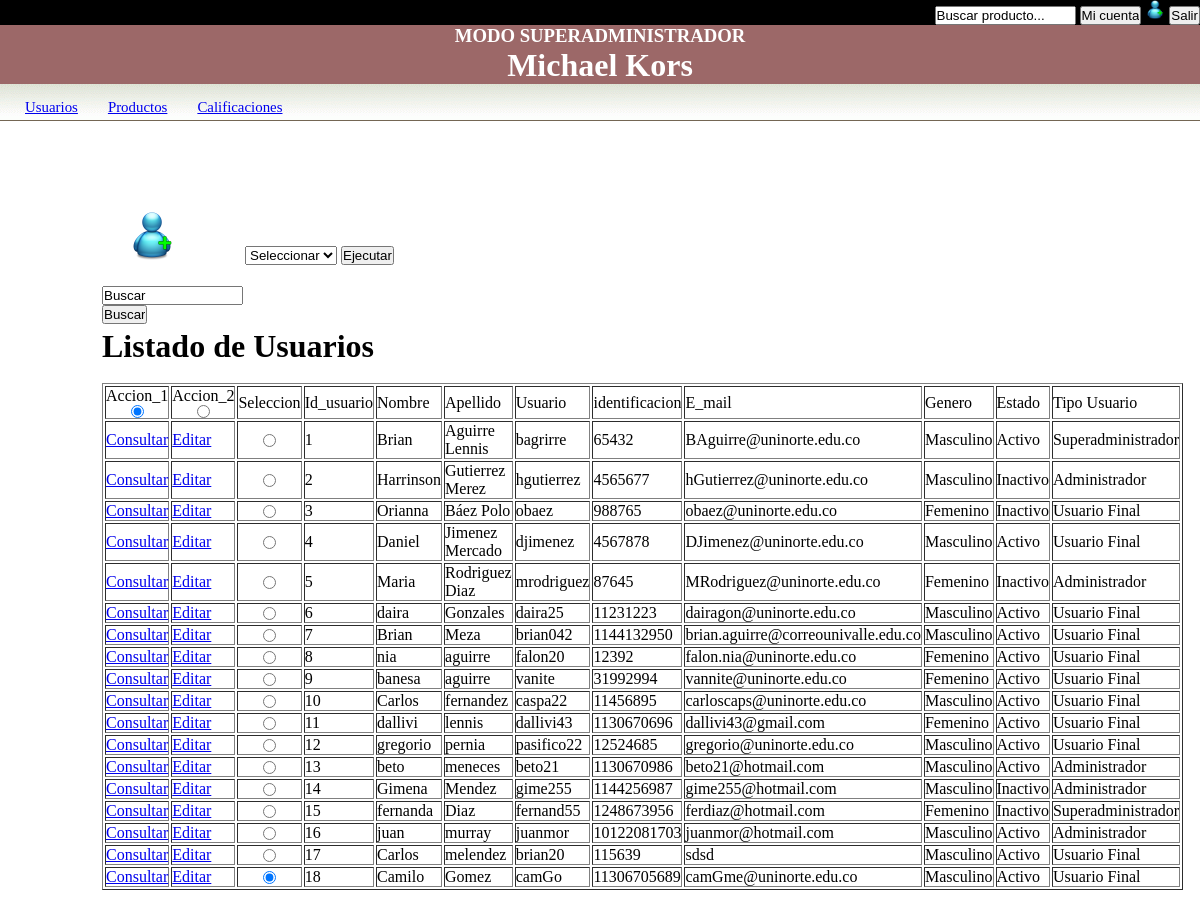
/superUsuarios, run on the app's committed database.
### tables this page shows
CREATE TABLE "usuarios" (
	"id_usuario"	INTEGER NOT NULL UNIQUE,
	"username"	nvarchar(25) NOT NULL UNIQUE,
	"nombre"	nvarchar(25) NOT NULL,
	"apellido"	nvarchar(25),
	"cedula"	INT NOT NULL UNIQUE,
	"email"	nvarchar(25) NOT NULL UNIQUE,
	"direccion"	nvarchar(50) NOT NULL,
	"contrasena"	nvarchar(15) NOT NULL,
	"id_rol"	INT NOT NULL,
	"id_genero"	INT NOT NULL,
	"estadoU"	INT NOT NULL,
	"ciudadU"	INT NOT NULL,
	FOREIGN KEY("estadoU") REFERENCES "estado"("id"),
	FOREIGN KEY("id_genero") REFERENCES "genero"("id"),
	FOREIGN KEY("id_rol") REFERENCES "roles"("idRol"),
	PRIMARY KEY("id_usuario" AUTOINCREMENT)
);

CREATE TABLE "genero" (
	"id"	INTEGER NOT NULL UNIQUE,
	"nombre"	TEXT NOT NULL,
	PRIMARY KEY("id" AUTOINCREMENT)
);

CREATE TABLE "estado" (
	"id"	INTEGER NOT NULL UNIQUE,
	"nombre"	TEXT NOT NULL,
	PRIMARY KEY("id" AUTOINCREMENT)
);

CREATE TABLE "roles" (
	"idRol"	INTEGER NOT NULL UNIQUE,
	"nombre"  nvarchar(15)	,
	PRIMARY KEY("idRol" AUTOINCREMENT)
);

### app.py (the view)
@app.route("/superUsuarios")
def superUsuarios():
    db=get_db()
    usuarios = db.execute('SELECT id_usuario, nombre, username,cedula,email,id_genero,estadoU,id_rol,apellido FROM usuarios ').fetchall()
    id=[row[0]for row in usuarios]
    nombre=[row[1]for row in usuarios]
    username=[row[2]for row in usuarios]
    cedula=[row[3]for row in usuarios]
    email=[row[4]for row in usuarios]
    genero=[row[5]for row in usuarios]
    estado=[row[6]for row in usuarios]
    rol=[row[7]for row in usuarios]
    apellido=[row[8]for row in usuarios]
    num=len(id)
    print(num)
    valorLista=[]
    valorLista2=[]
    valorLista3=[]
    valorLista11=list()
    for i in range(num):
        nombregenero= db.execute( 'SELECT nombre FROM genero WHERE id = ?', (genero[i],) ).fetchall()
        lista=[row[0]for row in nombregenero]
        valorLista.append(','.join(lista))
    for i in range(num):
        nombrerol= db.execute( 'SELECT nombre FROM roles WHERE idRol = ?', (rol[i],) ).fetchall()
        lista2=[row[0]for row in nombrerol]
        valorLista2.append(','.join(lista2))
    for i in range(num):
        nombreestado= db.execute( 'SELECT nombre FROM estado WHERE id = ?', (estado[i],) ).fetchall()
        lista3=[row[0]for row in nombreestado]
        valorLista3.append(','.join(lista3))
    print(valorLista[5])
    print(str(valorLista[7]))
    print(valorLista2[7])
    print(valorLista3[7])
    imprimir=','.join(valorLista[7])
    lista=[row[0]for row in nombregenero]
    print(id+nombre+username+cedula+email+genero+estado+rol)
    conceptos = list(zip(id, nombre,apellido,username,cedula,email,valorLista,valorLista3,valorLista2))
    return render_template('superAdministrador_usuarios1.html', conceptos=conceptos,id=id, nombre=nombre, apellido=apellido,username=username,cedula=cedula,email=email,valorLista=valorLista,valorLista3=valorLista3,valorLista2=valorLista2,imprimir=imprimir)

### db.py (called while the page is built)
def get_db():
    try:
        if 'db' not in g:
            g.db = sqlite3.connect("MichaelKors.db")
            g.db.row_factory = sqlite3.Row
        return g.db
    except Error:
        print( Error )

### templates/superAdministrador_usuarios1.html (shortened to what this page needs)
<html>
    <head>
        <link href="{{ url_for('static', filename='css/misEstilos4.css') }}" rel="stylesheet" type="text/css"/>
    </head>
    <body>
        <main>
        <div id="caja_busqueda">
            <form action="#" method="post">
                <input type="text" value="Buscar producto..." name="q" size="15" id="searchfield" title="searchfield" onfocus="clearText(this)" onblur="clearText(this)" />
                <a href="#"><input type="button" name="Search" value="Mi cuenta" id="searchbutton" title="Search" /></a>
                 <a href="pagina2"><img src="{{ url_for('static', filename='images/añadir4.png') }}" alt="inicio" width="20" height="20" /></a>
                 <a href="sesion"><input type="button" name="Search" value="Salir" id="searchbutton" title="Search" /></a>
            </form>
        </div>
        <h3 id="objeto_1">MODO SUPERADMINISTRADOR</h3>
        <h1 id="objeto_1">Michael Kors</h1>
            <div id="header">
                <ul>
                  <li id="current"><a href="superUsuarios">Usuarios</a></li>
                  <li ><a href="superProductos">Productos</a></li>
                  <li ><a href="calificaciones">Calificaciones</a></li>
                </ul>
                 </div>
                 <div class="margines" id="margenes" align="center">
                    <table align="left">
                        <tr>
                            <td align="left"><a href="adicionar_administradores")"><img src="{{ url_for('static', filename='images/añadir4.png') }}"  style="float:left; margin:25px;" alt="inicio" width="50" height="50"></a>
                                <br><br>
                                <input type="text" value="Buscar" name="q" size="15" id="searchfield" title="searchfield" onfocus="clearText(this)" onblur="clearText(this)" />
                                <br><input type="button" value="Buscar" class="login-button3" align="left"/>
                            </td>
                            <td>
                                <select name="Seleccionar">
                                    <option value="seleccionar">Seleccionar</option>
                                </select>
                                <input type="button" value="Ejecutar" class="login-button3" align="left"/>
                            </td>
                        </tr>
                    </table>
                <form id="form-id" method="post" action="{{ url_for('modificar1')}}">
                <table class="default" with="1000">
                    <tr>
                    <td>
                        <h1>Listado de Usuarios</h1><br>
                        <table border="1">
                            <tr>
                                <td>Accion_1<div align="center"><input type="radio" id="radioselect" name="radioselect" value="1" checked></div></td>
                                <td>Accion_2<div align="center"><input type="radio" id="radioselect" name="radioselect" value="2"></div></td>
                                <td>Seleccion</td>
                                <td>Id_usuario</td>
                                <td>Nombre</td>
                                <td>Apellido</td>
                                <td>Usuario</td>
                                <td>identificacion</td>
                                <td>E_mail</td>
                                <td>Genero</td>
                                <td>Estado</td>
                                <td>Tipo Usuario</td>
                            </tr>
                            {% for n in conceptos %}
                            <tr>
                                <td><a href="#" onclick="document.forms['form-id'].submit();"  name="action" value="action" >Consultar</a></td>
                                <td><a href="#" onclick="document.forms['form-id'].submit();"  name="action2" value="two">Editar</a></td>
                                <td ><div align="center"><input type="radio" id="radio_horizontal" name="radio_horizontal" value="{{loop.index}}" checked></div></td>
                                {% for m in n %}
                                <td>{{m}}</td>
                                {% endfor %}
                            </tr>
                            {% endfor %}
                        </form>
            </div>
        </main>
    </body>
</html>

### static/css/misEstilos4.css (style rules this page uses)
* { box-sizing:content-box; margin:0; padding:0; }
#caja_busqueda { text-align: right; background-color: #000; }
#objeto_1 { color: white; background: rgb(156, 104, 104); text-align: center; }

### data on the page
usuarios: nombre "Brian", apellido "Aguirre Lennis", username "bagrirre", cedula "65432", email "BAguirre@uninorte.edu.co"
genero: nombre "Masculino"
estado: nombre "Activo"
roles: nombre "Superadministrador"
usuarios: nombre "Harrinson", apellido "Gutierrez Merez", username "hgutierrez", cedula "4565677", email "hGutierrez@uninorte.edu.co"
estado: nombre "Inactivo"
roles: nombre "Administrador"
usuarios: nombre "Orianna", apellido "Báez Polo", username "obaez", cedula "988765", email "obaez@uninorte.edu.co"
genero: nombre "Femenino"
roles: nombre "Usuario Final"
usuarios: nombre "Daniel", apellido "Jimenez Mercado", username "djimenez", cedula "4567878", email "DJimenez@uninorte.edu.co"
usuarios: nombre "Maria", apellido "Rodriguez Diaz", username "mrodriguez", cedula "87645", email "MRodriguez@uninorte.edu.co"
usuarios: nombre "daira", apellido "Gonzales", username "daira25", cedula "11231223", email "dairagon@uninorte.edu.co"
usuarios: nombre "Brian", apellido "Meza", username "brian042", cedula "1144132950", email "brian.aguirre@correounivalle.edu.co"
usuarios: nombre "nia", apellido "aguirre", username "falon20", cedula "12392", email "falon.nia@uninorte.edu.co"
usuarios: nombre "banesa", apellido "aguirre", username "vanite", cedula "31992994", email "vannite@uninorte.edu.co"
usuarios: nombre "Carlos", apellido "fernandez", username "caspa22", cedula "11456895", email "carloscaps@uninorte.edu.co"
usuarios: nombre "dallivi", apellido "lennis", username "dallivi43", cedula "1130670696", email "dallivi43@gmail.com"
usuarios: nombre "gregorio", apellido "pernia", username "pasifico22", cedula "12524685", email "gregorio@uninorte.edu.co"
usuarios: nombre "beto", apellido "meneces", username "beto21", cedula "1130670986", email "beto21@hotmail.com"
usuarios: nombre "Gimena", apellido "Mendez", username "gime255", cedula "1144256987", email "gime255@hotmail.com"
usuarios: nombre "fernanda", apellido "Diaz", username "fernand55", cedula "1248673956", email "ferdiaz@hotmail.com"
usuarios: nombre "juan", apellido "murray", username "juanmor", cedula "10122081703", email "juanmor@hotmail.com"
usuarios: nombre "Carlos", apellido "melendez", username "brian20", cedula "115639", email "sdsd"
usuarios: nombre "Camilo", apellido "Gomez", username "camGo", cedula "11306705689", email "camGme@uninorte.edu.co"

### other printed values
{{ m }} "1" "2" "3" "4" "5" "6" "7" "8" "9" "10" "11" "12" "13" "14" "15" "16" "17" "18"
